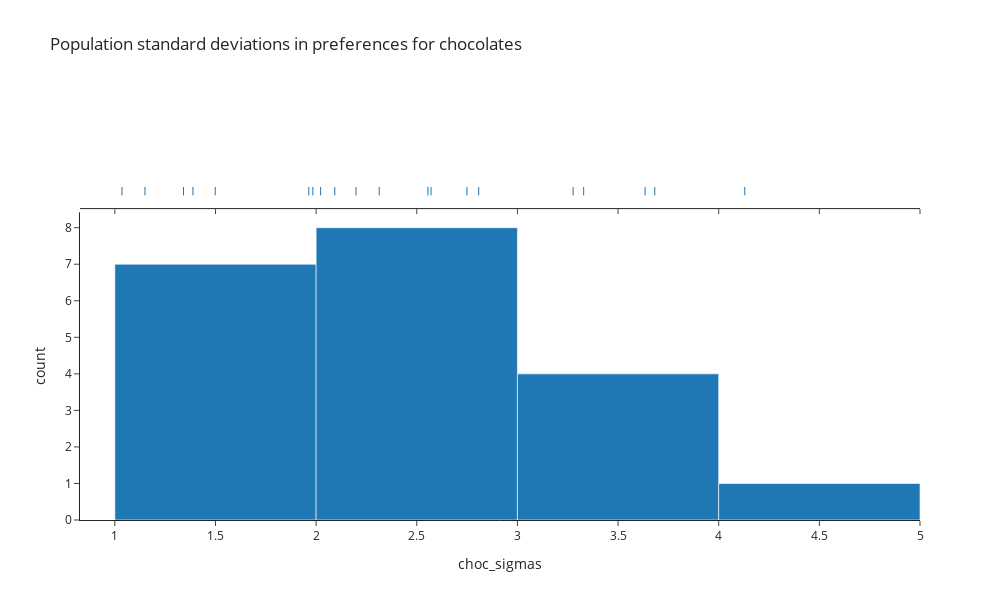

Here is the notebook cell this chart was saved with:
### Markdown cell above
The other population level aspect of the generative model is the standard deviation in appeal for each chocolate. This describes how much variation there is in individual people's ratings of the appeal of a given chcolate. These standard deviations differ because some chocolates are assumed to have similar ratings across people, whereas others are assumed tobe more divisive causing a wider spread in appeal ratings across people.

The population level standard deviation in ratings was defined to be gamma distributed, allowing for a range of possible values, but ensuring that all values are positive. The mean of the gamma distribution is α/β, where α and β are its shape and scale parameters respectively. Numpy defines the scale parameter as 1/β, so by choosing shape and scale 5 and 0.1, the mean of the population standard deviations in appeal is set to 0.5. More information and interactive visualiastions of the gamma distribution can be found at https://distribution-explorer.github.io/continuous/gamma.html

Unlike the situation above where the centre and spread of the population mean appeals per chocolate was explained as arbitrary, the scale of population standard deviations in appeal is now relative to the population mean appeal levels. So, since the population mean appeals were assumed to have standard devition 1, choosing a gamma distribution with mean 0.5 for the population level standard deviations in appeal means that the individual effects on ratings are on average assumed to be about half the size of the population level effects. So, if a chocolate has a population mean rating of -1, few participants will rate that chocolate above 0 if it has a population level standard deviation of 0.5, since that would be two standard deviations above the mean. The possibility remains open, however, for that chocolate to have a higher standard deviation in appeal ratings drawn from the gamma distribition, so it's possible for individual level effects to outweight population level effects in some cases.

Here we can see most chocolates have a standard deviaition in appeal in the region of 0.5, but some do have standard deviations greater than 1 or less than 0.2.

### Code cell
sim_viz.plot_var('choc_sigmas',
                 marginal='rug',
                 title='Population standard deviations in preferences for chocolates')

### Figure 1 — Plotly figure (JSON) as saved in the notebook; plotly's stock layout.template omitted (floating-point values rounded to 4 significant figures)
{"data": [{"alignmentgroup": "True", "bingroup": "x", "hovertemplate": "variable=0<br>value=%{x}<br>count=%{y}<extra></extra>", "legendgroup": "0", "marker": {"color": "#1F77B4", "pattern": {"shape": ""}}, "name": "0", "offsetgroup": "0", "orientation": "v", "showlegend": true, "type": "histogram", "x": [1.341, 1.15, 3.329, 2.313, 1.499, 2.808, 1.388, 1.984, 4.129, 2.022, 2.749, 3.634, 3.277, 2.198, 1.964, 2.571, 2.556, 2.093, 3.682, 1.036], "xaxis": "x", "yaxis": "y"}, {"alignmentgroup": "True", "boxpoints": "all", "fillcolor": "rgba(255,255,255,0)", "hoveron": "points", "hovertemplate": "variable=0<br>value=%{x}<extra></extra>", "jitter": 0, "legendgroup": "0", "line": {"color": "rgba(255,255,255,0)"}, "marker": {"color": "#1F77B4", "symbol": "line-ns-open"}, "name": "0", "offsetgroup": "0", "showlegend": false, "type": "box", "x": [1.341, 1.15, 3.329, 2.313, 1.499, 2.808, 1.388, 1.984, 4.129, 2.022, 2.749, 3.634, 3.277, 2.198, 1.964, 2.571, 2.556, 2.093, 3.682, 1.036], "xaxis": "x2", "yaxis": "y2"}], "layout": {"barmode": "relative", "height": 600, "legend": {"title": {"text": "variable"}, "tracegroupgap": 0}, "showlegend": false, "title": {"text": "Population standard deviations in preferences for chocolates"}, "width": 1000, "xaxis": {"anchor": "y", "domain": [0, 1], "title": {"text": "choc_sigmas"}}, "xaxis2": {"anchor": "y2", "domain": [0, 1], "matches": "x", "showticklabels": false}, "yaxis": {"anchor": "x", "domain": [0, 0.7326], "title": {"text": "count"}}, "yaxis2": {"anchor": "x2", "domain": [0.7426, 1], "matches": "y2", "showline": false, "showticklabels": false, "ticks": ""}}}
